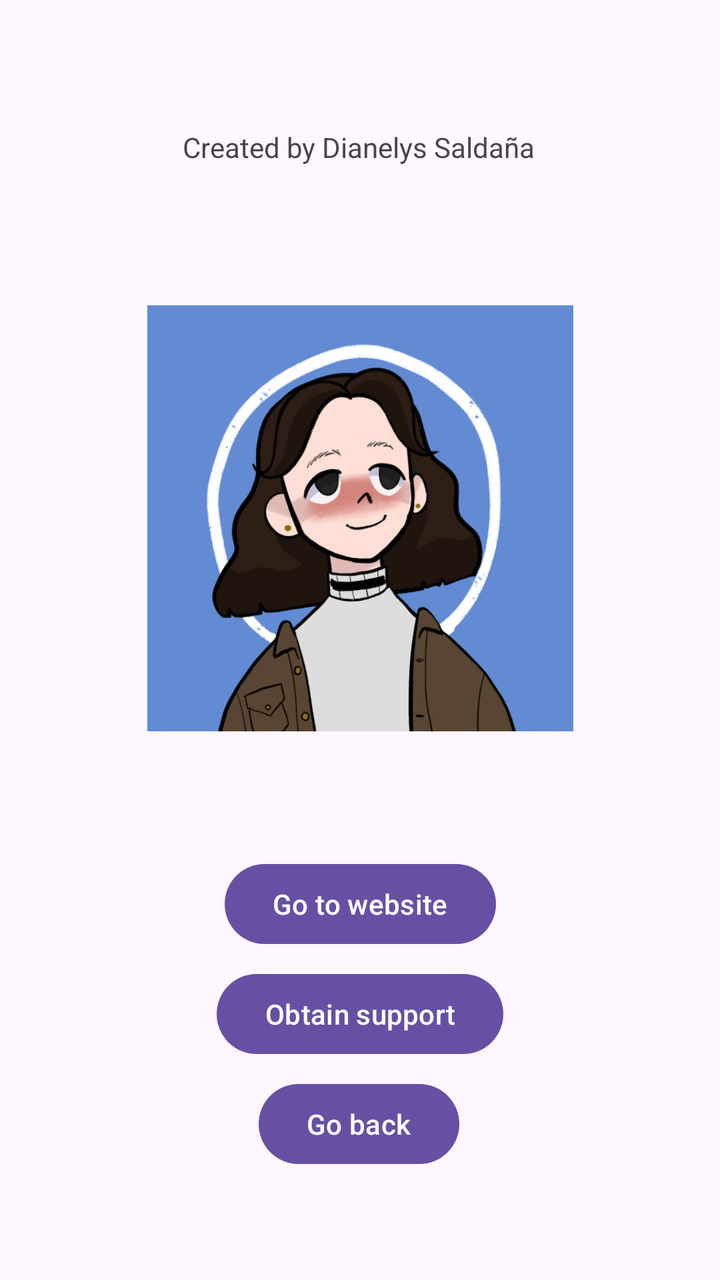
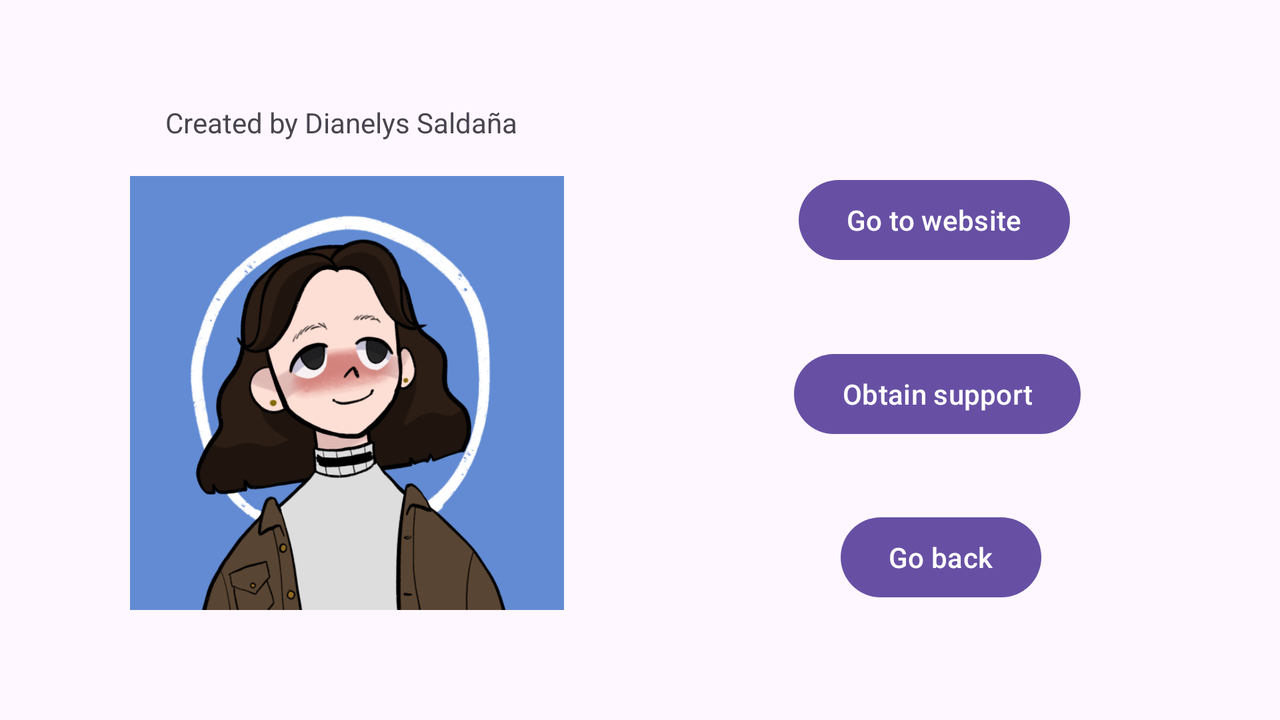

First picture: res/layout/ on a phone held upright. Second picture: the repository's own variant of that layout, on a device whose configuration matches the variant's folder. Source for both follows.
<!-- AndroidManifest.xml: application theme Theme.Filmoteca -->
<!-- res/layout/activity_about.xml -->
<?xml version="1.0" encoding="utf-8"?>
<androidx.constraintlayout.widget.ConstraintLayout xmlns:android="http://schemas.android.com/apk/res/android"
    xmlns:tools="http://schemas.android.com/tools"
    xmlns:app="http://schemas.android.com/apk/res-auto"
    android:layout_width="match_parent"
    android:layout_height="match_parent"
    tools:context=".AboutActivity">

    <TextView
        android:id="@+id/textView"
        android:layout_width="wrap_content"
        android:layout_height="wrap_content"
        android:text="@string/creator"
        app:layout_constraintBottom_toBottomOf="parent"
        app:layout_constraintEnd_toEndOf="parent"
        app:layout_constraintHorizontal_bias="0.497"
        app:layout_constraintStart_toStartOf="parent"
        app:layout_constraintTop_toTopOf="parent"
        app:layout_constraintVertical_bias="0.103" />

    <ImageView
        android:id="@+id/imageView"
        android:layout_width="213dp"
        android:layout_height="315dp"
        android:contentDescription="@string/contentDescr"
        android:src="@drawable/foto"
        app:layout_constraintBottom_toBottomOf="parent"
        app:layout_constraintEnd_toEndOf="parent"
        app:layout_constraintStart_toStartOf="parent"
        app:layout_constraintTop_toBottomOf="@+id/textView"
        app:layout_constraintVertical_bias="0.077" />

    <Button
        android:id="@+id/webButton"
        android:layout_width="wrap_content"
        android:layout_height="wrap_content"
        android:layout_margin="7dp"
        android:text="@string/web"
        app:layout_constraintBottom_toTopOf="@+id/supportButton"
        app:layout_constraintEnd_toEndOf="parent"
        app:layout_constraintStart_toStartOf="parent"
        app:layout_constraintTop_toBottomOf="@+id/imageView"
        app:layout_constraintVertical_bias="1.0" />

    <Button
        android:id="@+id/supportButton"
        android:layout_width="wrap_content"
        android:layout_height="wrap_content"
        android:layout_margin="7dp"
        android:layout_marginBottom="44dp"
        android:text="@string/support"
        app:layout_constraintBottom_toTopOf="@+id/backButton"
        app:layout_constraintEnd_toEndOf="parent"
        app:layout_constraintStart_toStartOf="parent"
        app:layout_constraintTop_toBottomOf="@+id/imageView"
        app:layout_constraintVertical_bias="1.0" />

    <Button
        android:id="@+id/backButton"
        android:layout_width="wrap_content"
        android:layout_height="wrap_content"
        android:layout_margin="7dp"
        android:text="@string/back"
        app:layout_constraintBottom_toBottomOf="parent"
        app:layout_constraintEnd_toEndOf="parent"
        app:layout_constraintHorizontal_bias="0.498"
        app:layout_constraintStart_toStartOf="parent"
        app:layout_constraintTop_toBottomOf="@+id/imageView"
        app:layout_constraintVertical_bias="0.709" />

</androidx.constraintlayout.widget.ConstraintLayout>
<!-- resources referenced by this layout -->
<resources>
  <!-- drawable foto: png bitmap (drawable, 139612 bytes) -->
  <string name="back">Go back</string>
  <string name="contentDescr">Profile picture</string>
  <string name="creator">Created by Dianelys Saldaña</string>
  <string name="support">Obtain support</string>
  <string name="web">Go to website</string>
  <style name="Theme.Filmoteca" parent="Base.Theme.Filmoteca" />
  <style name="Base.Theme.Filmoteca" parent="Theme.Material3.DayNight">
          
          
      </style>
</resources>
<!-- res/layout-land/activity_about.xml (the repository's variant of the layout above) -->
<!-- drawn on the phone turned sideways -->
<?xml version="1.0" encoding="utf-8"?>
<androidx.constraintlayout.widget.ConstraintLayout xmlns:android="http://schemas.android.com/apk/res/android"
    xmlns:tools="http://schemas.android.com/tools"
    xmlns:app="http://schemas.android.com/apk/res-auto"
    android:layout_width="match_parent"
    android:layout_height="match_parent"
    tools:context=".AboutActivity">

    <TextView
        android:id="@+id/textView"
        android:layout_width="wrap_content"
        android:layout_height="wrap_content"
        android:text="@string/creator"
        app:layout_constraintBottom_toBottomOf="parent"
        app:layout_constraintEnd_toEndOf="parent"
        app:layout_constraintHorizontal_bias="0.178"
        app:layout_constraintStart_toStartOf="parent"
        app:layout_constraintTop_toTopOf="@+id/imageView"
        app:layout_constraintVertical_bias="0.152" />

    <ImageView
        android:id="@+id/imageView"
        android:layout_width="217dp"
        android:layout_height="393dp"
        android:contentDescription="@string/contentDescr"
        android:src="@drawable/foto"
        app:layout_constraintBottom_toBottomOf="parent"
        app:layout_constraintEnd_toEndOf="parent"
        app:layout_constraintHorizontal_bias="0.154"
        app:layout_constraintStart_toStartOf="parent"
        app:layout_constraintTop_toTopOf="parent"
        app:layout_constraintVertical_bias="0.0" />

    <Button
        android:id="@+id/webButton"
        android:layout_width="wrap_content"
        android:layout_height="wrap_content"
        android:layout_margin="7dp"
        android:text="@string/web"
        app:layout_constraintBottom_toBottomOf="parent"
        app:layout_constraintEnd_toEndOf="parent"
        app:layout_constraintHorizontal_bias="0.529"
        app:layout_constraintStart_toEndOf="@+id/imageView"
        app:layout_constraintTop_toTopOf="parent"
        app:layout_constraintVertical_bias="0.265" />

    <Button
        android:id="@+id/supportButton"
        android:layout_width="wrap_content"
        android:layout_height="wrap_content"
        android:layout_margin="7dp"
        android:text="@string/support"
        app:layout_constraintBottom_toBottomOf="parent"
        app:layout_constraintEnd_toEndOf="parent"
        app:layout_constraintHorizontal_bias="0.538"
        app:layout_constraintStart_toEndOf="@+id/imageView"
        app:layout_constraintTop_toBottomOf="@+id/webButton"
        app:layout_constraintVertical_bias="0.196" />

    <Button
        android:id="@+id/backButton"
        android:layout_width="wrap_content"
        android:layout_height="wrap_content"
        android:layout_margin="7dp"
        android:text="@string/back"
        app:layout_constraintBottom_toBottomOf="parent"
        app:layout_constraintEnd_toEndOf="parent"
        app:layout_constraintHorizontal_bias="0.539"
        app:layout_constraintStart_toEndOf="@+id/imageView"
        app:layout_constraintTop_toBottomOf="@+id/supportButton"
        app:layout_constraintVertical_bias="0.345" />

</androidx.constraintlayout.widget.ConstraintLayout>
